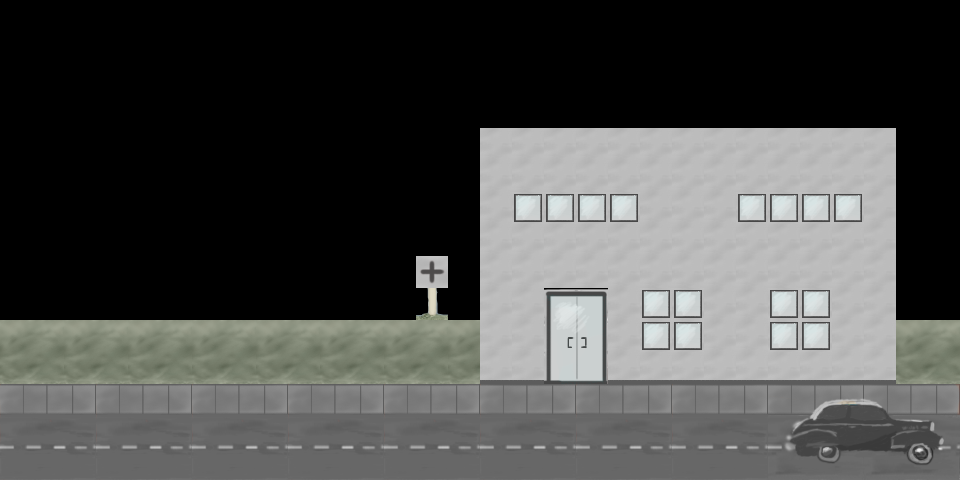

Rendered tile map (Tiled .tmx) drawn with the repository's tilesets; below, a short description and the map source with its tile grids summarised:
An orthogonal 30x15 tile map with 32x32 px tiles, 1 tile layer (Tile Layer 1).

<map version="1.0" orientation="orthogonal" renderorder="right-down" width="30" height="15" tilewidth="32" tileheight="32">
 <tileset firstgid="1" name="holden" tilewidth="32" tileheight="32">
  <image source="../tile/holden.png" width="480" height="480" />
 </tileset>
 <layer name="Tile Layer 1" width="30" height="15">
  <data>[450 cells, 230 non-empty, 43 distinct tile ids]</data>
 </layer>
</map>
